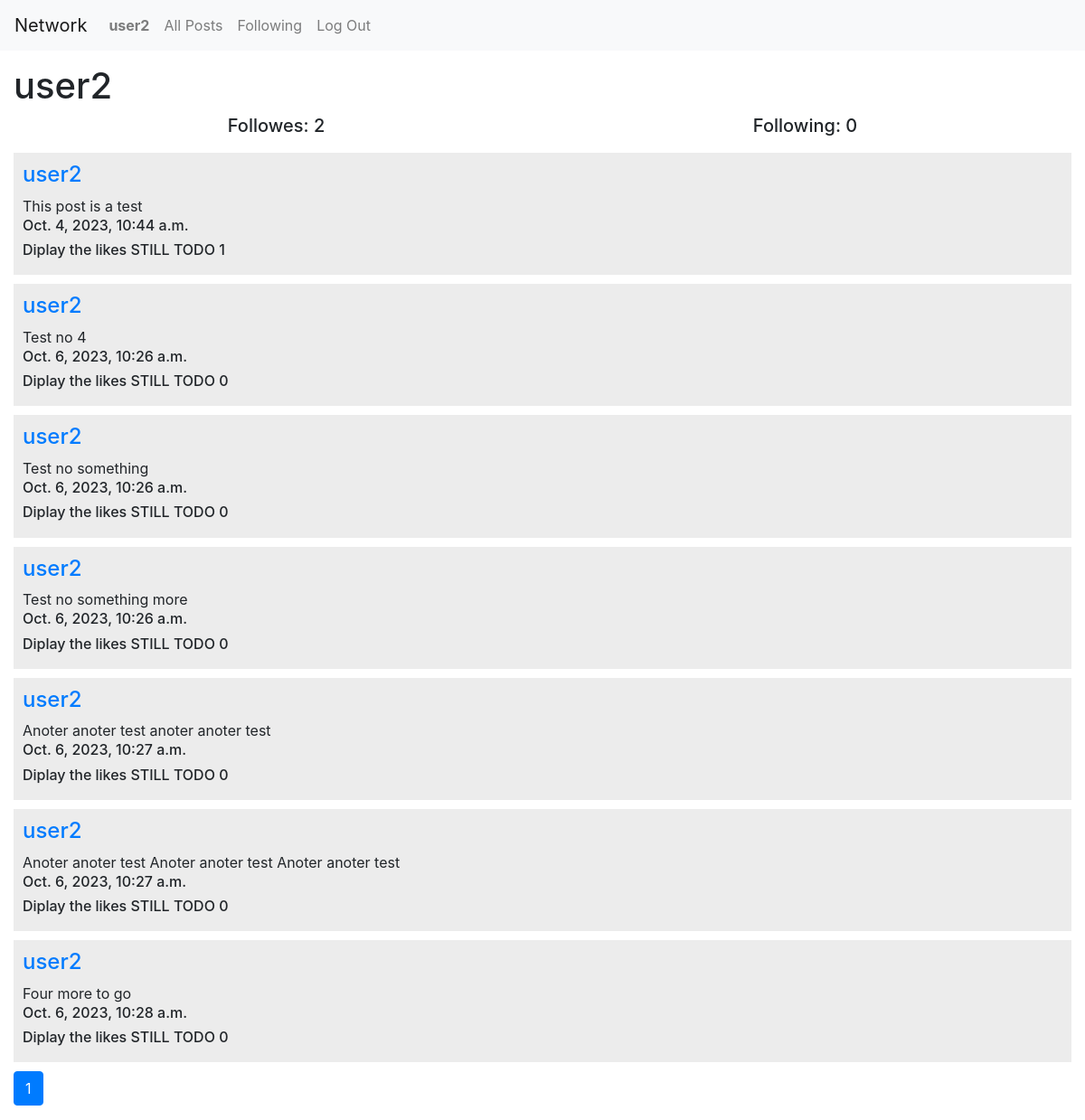
The app's page /user/2 (signed in) with its own data.
### network/models.py (models this page shows, shortened)
class User(AbstractUser):
    pass

class Post(models.Model):
    author = models.ForeignKey(User, on_delete=models.CASCADE, related_name="posts")
    content = models.TextField(blank=False)
    date = models.DateTimeField(auto_now_add=True)
    likes = models.ManyToManyField(User, blank=True, related_name='likes')

### network/views.py (the view)
# urls.py: path("user/<int:user_id>", views.user_profile, name="user_profile"),
def user_profile(request, user_id):
    current_user = request.user
    profile_user = User.objects.get(pk=user_id)
    users_posts = Post.objects.filter(author=profile_user)
    paginator = Paginator(users_posts, 10)
    page_number = request.GET.get('page')
    page_obj = paginator.get_page(page_number)
    followers = Following.objects.filter(followed_user=profile_user)
    following = Following.objects.filter(user=profile_user)
    is_following = False
    for follower in followers:
        if current_user == follower.user:
            is_following = True
    return render(request, "network/user_profile.html", {
        "profile_user": profile_user,
        "page_obj": page_obj,
        "followers":followers.count(),
        "following":following.count(),
        "is_following":is_following,
    })

### network/templates/network/user_profile.html (shortened to what this page needs)
{% extends "network/layout.html" %}
{% block body %}
<div class="home_page">
    <div class="user_profile">
        <h1>{{profile_user.username}}</h1>
        <div class="user_info">
            <h5>Followes: {{followers}}</h5>
            <h5>Following: {{following}}</h5>
        </div>
    </div>
    {% for post in page_obj %}
    <div class="each_post">
        <h4><a href = "{% url 'user_profile' post.author.id %}">{{ post.author }}</a></h4>
        {{ post.content }}
        <h6>{{ post.date }}</h6>
        <h6>Diplay the likes STILL TODO {{ post.likes.count }}</h6>
    </div>
    {% endfor %}
     <nav aria-label="Page navigation example">
        <ul class="pagination">
        <li class="page-item active" aria-current="page"><a class="page-link" href="?page={{ page_obj.number }}">{{ page_obj.number }}</a></li>
        </ul>
</div>
{% endblock %}

### network/templates/network/layout.html (shortened to what this page needs)
{% load static %}
<!DOCTYPE html>
<html lang="en">
    <head>
        <link rel="stylesheet" href="https://stackpath.bootstrapcdn.com/bootstrap/4.4.1/css/bootstrap.min.css">
        <link href="{% static 'network/styles.css' %}" rel="stylesheet">
    </head>
    <body>
        <nav class="navbar navbar-expand-lg navbar-light bg-light">
            <a class="navbar-brand" href="#">Network</a>
            <div>
              <ul class="navbar-nav mr-auto">
                {% if user.is_authenticated %}
                    <li class="nav-item">
                        <a class="nav-link" href="#"><strong>{{ user.username }}</strong></a>
                    </li>
                {% endif %}
                <li class="nav-item">
                  <a class="nav-link" href="{% url 'index' %}">All Posts</a>
                </li>
                {% if user.is_authenticated %}
                    <li class="nav-item">
                        <a class="nav-link" href="{% url 'following_page' %}">Following</a>
                    </li>
                    <li class="nav-item">
                        <a class="nav-link" href="{% url 'logout' %}">Log Out</a>
                    </li>
                {% endif %}
              </ul>
            </div>
          </nav>
        <div class="body">
            {% block body %}
            {% endblock %}
        </div>
    </body>
</html>

### network/static/network/styles.css (style rules this page uses)
.home_page { margin: 15px; }
.each_post { margin: 10px 0 10px 0; background-color: rgb(236, 236, 236); padding: 10px; }
.user_info { display: flex; justify-content: space-around; }

### records on screen
User: username "user2"
Post: author "user2", content "This post is a test", date "Oct. 4, 2023, 10:44 a.m.", likes.count "1"
Post: author "user2", content "Test no 4", date "Oct. 6, 2023, 10:26 a.m.", likes.count "0"
Post: author "user2", content "Test no something", date "Oct. 6, 2023, 10:26 a.m.", likes.count "0"
Post: author "user2", content "Test no something more", date "Oct. 6, 2023, 10:26 a.m.", likes.count "0"
Post: author "user2", content "Anoter anoter test anoter anoter test", date "Oct. 6, 2023, 10:27 a.m.", likes.count "0"
Post: author "user2", content "Anoter anoter test Anoter anoter test Anoter anoter test", date "Oct. 6, 2023, 10:27 a.m.", likes.count "0"
Post: author "user2", content "Four more to go", date "Oct. 6, 2023, 10:28 a.m.", likes.count "0"

### other values on screen
{{ followers }} "2"
{{ following }} "0"
{{ page_obj.number }} "1"
